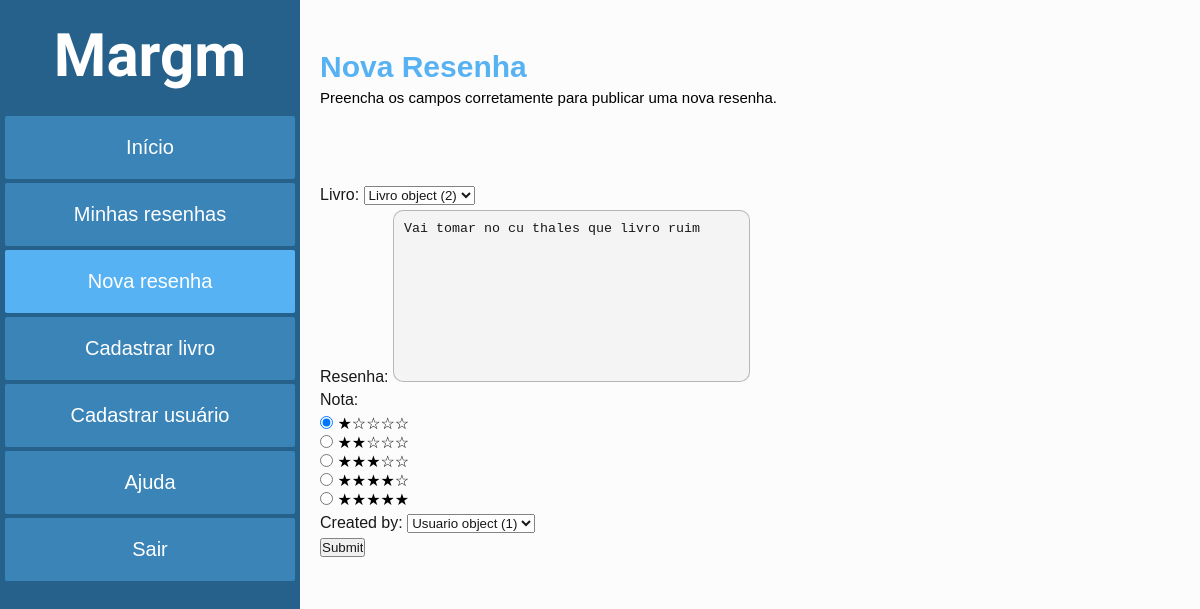
/resenhas/1/update/, run on an earlier commit of the app's database.
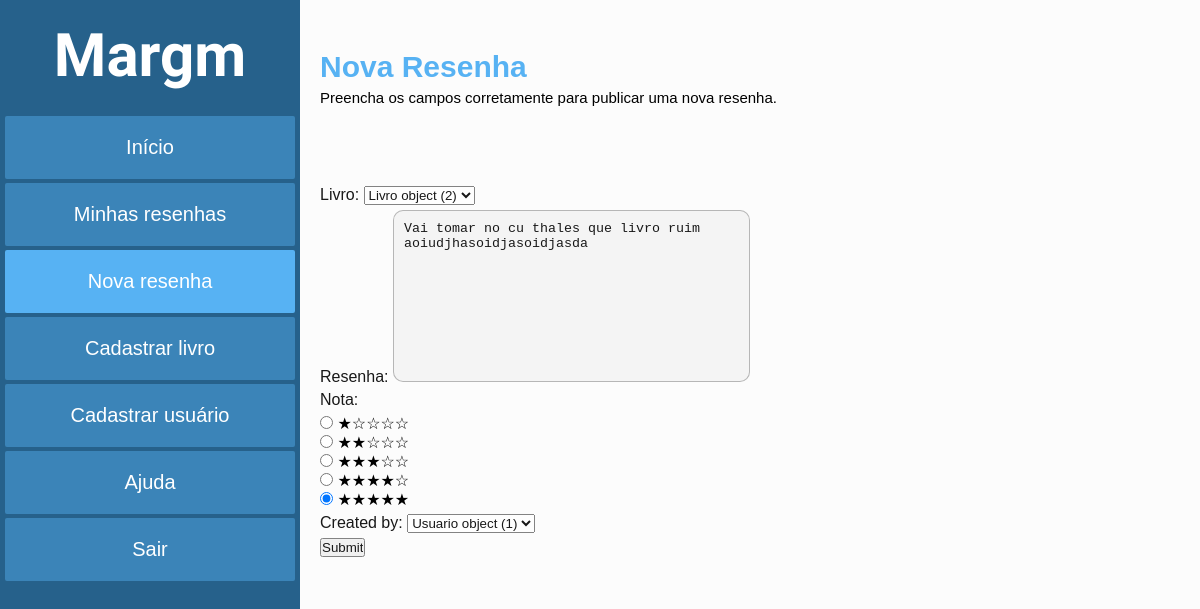
And on a later commit of the database.
### resenhas/models.py (models this page shows)
class Resenha(models.Model):
    id = models.AutoField(primary_key=True)
    cod_livro = models.ForeignKey(Livro, models.CASCADE)
    texto = models.TextField()
    rating = models.IntegerField()
    created_at = models.DateField(auto_now_add=True)
    created_by = models.ForeignKey(Usuario, models.DO_NOTHING)

### resenhas/views.py (the view)
# urls.py: re_path(r'^(?P<pk>\d+)/update/$', views.ResenhaUpdateView.as_view(), name='Resenha_update'),
class ResenhaUpdateView(UpdateView):
    model = Resenha
    form_class = ResenhaForm
    success_url = reverse_lazy('Resenha_list')

### resenhas/forms.py
class ResenhaForm(forms.ModelForm):
    class Meta:
        model = Resenha
        fields = "__all__"
        labels = {
            'cod_livro' : 'Livro',
            'texto' : 'Resenha',
            'rating' : 'Nota',
        }
        widgets = {
            'texto' : forms.Textarea(attrs={'placeholder': 'Escreva uma resenha...'}),
            'rating' : forms.RadioSelect(choices=RATINGS)
        }

### resenhas/templates/resenhas/resenha_form.html (shortened to what this page needs)
<!DOCTYPE html>
{% load static %}
<html lang="pt-br">
<head>
    <link rel="stylesheet" href="/static/resenhas/styles/resenha_form.css">
</head>
<body>
    <div id="menu-lateral">
        <h1>Margm</h1>
        <a target="_self" hreflang="pt-br">Início</a>
        <a target="_self" hreflang="pt-br">Minhas resenhas</a>
        <a id="selecionado" href="/resenhas/create/" target="_self" hreflang="pt-br">Nova resenha</a>
        <a href="/livros/create/" target="_self" hreflang="pt-br">Cadastrar livro</a>
        <a href="/usuarios/create/" target="_self" hreflang="pt-br">Cadastrar usuário</a>
        <a target="_self" hreflang="pt-br">Ajuda</a>
        <a target="_self" hreflang="pt-br">Sair</a>
    </div>
    <div id="nova-resenha">
        <h2>Nova Resenha</h2>
        <h3>Preencha os campos corretamente para publicar uma nova resenha.</h3>
        <form action="" method="post" enctype="multipart/form-data">
        {{ form.as_p }}
        <p><input type="submit" value="Submit"></p>
    </div>
</body>
</html>

What changed in the data, as far as the page shows it:
changed Resenha "Livro object (2)": texto "Vai tomar no cu thales que livro ruim" → "Vai tomar no cu thales que livro ruim aoiudjhasoidjasoidjasda"; rating "☑ ★☆☆☆☆ ☐ ★★☆☆☆ ☐ ★★★☆☆ ☐ ★★★★☆ ☐ ★★★★★" → "☐ ★☆☆☆☆ ☐ ★★☆☆☆ ☐ ★★★☆☆ ☐ ★★★★☆ ☑ ★★★★★"
